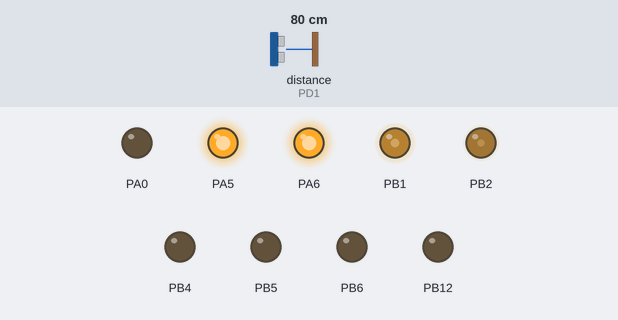
The program below on a simulated STM32 Black Pill. On the bench: output pins drawn as LEDs (lit = HIGH). Wiring (inferred from the names in the program): VL53L0X range finder at I2C address 0x29. Inputs (shaded band) come from the test bench; at power-on: distance to the obstacle (sensor on PD1) 80 cm.

Above: at 0.1 s.
Timing chart, 0 to 3.0 s (numbered marks = the images above):
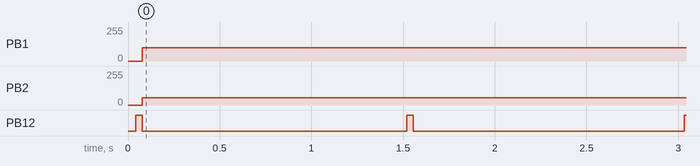

The program:

main.cpp
```cpp
#include <Arduino.h>

#define RIGHT 0
#define LEFT 1

#include "./kit/IO-Kit.h"
Output ledToggle = Output(PA0);
Output ledBuiltin = Output(PB12);

const int PushDeg[2] = {-38, 38};
const int PullDeg[2] = {40, -40};
Output servo[2] = {Output(PB2), Output(PB1)};
bool isPushing[2] = {true, true};

const int PwmFreq = 200;

#include <Wire.h>
TwoWire wireBus1(PB9, PB8);
TwoWire wireBus2(PB3, PB10);

#include "./device/distanceSensor.h"
DistanceSensor tof(&wireBus1);

#include "./device/floorSensor.h"
FloorSensor floorSensor[2] = {FloorSensor(&wireBus2), FloorSensor(&wireBus1)};

#include "./device/encoder.h"
Encoder enc;

HardwareSerial uartForDebug(PA10, PA9);
HardwareSerial uart2(PA3, PA2);

const bool uartForDebugEnable = true;

int degToPulse(int deg) {
    const int Neutral = 1500;
    const int Range = 1000;

    return map(map(deg, -90, 90, Neutral - Range, Neutral + Range), 0, 5000, 0,
               255);
}

void uartRead(void) {
    // serial
    if (uart2.available() >= 8) {
        int checkDegit = 0;
        char data[6] = {0};

        if (uart2.read() == 'P') {
            if (uart2.read() == 'W') {
                for (int i = 0; i < 6; i++) {
                    data[i] = uart2.read();
                    checkDegit += data[i];
                }

                isPushing[RIGHT] = (data[0] == 1);
                isPushing[LEFT] = (data[1] == 1);

                ledToggle <<= data[2];

                uint8_t color[3] = {0};
                for (int i = 0; i < 3; i++) {
                    color[i] = data[i + 3];
                }

                enc.show(color);
            }
        }

        while (uart2.available() > 0) {
            uart2.read();
        }
    }
}

void uartWrite(void) {
    uart2.write('B');
    uart2.write('T');

    uart2.write(highByte(floorSensor[0].clear));
    uart2.write(lowByte(floorSensor[0].clear));

    for (int i = 0; i < 3; i++) {
        uart2.write(highByte(floorSensor[0].rgb[i]));
        uart2.write(lowByte(floorSensor[0].rgb[i]));
    }

    uart2.write(highByte(floorSensor[1].clear));
    uart2.write(lowByte(floorSensor[1].clear));

    for (int i = 0; i < 3; i++) {
        uart2.write(highByte(floorSensor[1].rgb[i]));
        uart2.write(lowByte(floorSensor[1].rgb[i]));
    }

    uart2.write(highByte(tof.val[RIGHT]));
    uart2.write(lowByte(tof.val[RIGHT]));

    uart2.write(highByte(tof.val[LEFT]));
    uart2.write(lowByte(tof.val[LEFT]));
}

void setup(void) {
    uartForDebug.begin(115200);
    uart2.begin(115200);

    wireBus1.begin();
    wireBus2.begin();

    tof.init();
    floorSensor[0].init();
    floorSensor[1].init();

    enc.bootIllumination(0);

    analogWriteFrequency(PwmFreq);
}

void loop(void) {
    // status LED
    bool chirp = ((millis() / 50) % 30 == 0);
    ledBuiltin = chirp;

    // read
    enc.read();

    tof.read();
    floorSensor[0].read();
    floorSensor[1].read();

    // serial
    uartRead();
    uartWrite();

    // write
    for (int id = 0; id < 2; id++) {
        if (isPushing[id]) {
            servo[id] <<= degToPulse(PushDeg[id]);
        } else {
            servo[id] <<= degToPulse(PullDeg[id]);
        }
    }

    // SERIAL DEBUG
    if (!uartForDebugEnable) {
        return;
    }

    uartForDebug.print("ToF|\t");
    for (int i = 0; i < 2; i++) {
        uartForDebug.print(tof.val[i]);
        uartForDebug.print("\t");
    }

    for (int tcsSelecter = 0; tcsSelecter < 2; tcsSelecter++) {
        uartForDebug.print("TCS| clear\t");
        uartForDebug.print(floorSensor[tcsSelecter].clear);
        uartForDebug.print("\tRGB:\t");
        for (int i = 0; i < 3; i++) {
            uartForDebug.print(floorSensor[tcsSelecter].rgb[i]);
            uartForDebug.print("\t");
        }
    }

    static unsigned long lastTime = millis();
    uartForDebug.print("Period: ");
    uartForDebug.print((millis() - lastTime));

    lastTime = millis();

    uartForDebug.println();
}
```

distanceSensor.cpp
```cpp
#include "distanceSensor.h"

DistanceSensor::DistanceSensor(TwoWire* _wirePtr) {
    this->wirePtr = _wirePtr;

    for (int i = 0; i < Quantity; i++) {
        xshutPin[i] = LOW;
    }

    _wirePtr->setClock(400000);
}

bool DistanceSensor::init(void) {
    for (int i = 0; i < Quantity; i++) {
        xshutPin[i] = HIGH;
        delay(10);

        vl53l0x[i].setBus(wirePtr);
        vl53l0x[i].setTimeout(100);
        vl53l0x[i].setAddress(FirstAddr + i);

        if (!vl53l0x[i].init()) {
            return false;
        }

        vl53l0x[i].setSignalRateLimit(0.1);
        vl53l0x[i].setVcselPulsePeriod(VL53L0X::VcselPeriodPreRange, 18);
        vl53l0x[i].setVcselPulsePeriod(VL53L0X::VcselPeriodFinalRange, 14);

        vl53l0x[i].setMeasurementTimingBudget(20000);  // 高速化
        vl53l0x[i].startContinuous();

        // vl53l0x[i].setMeasurementTimingBudget(20000);  // 高速化
        //    distanceSensor[i].setMeasurementTimingBudget(200000);//精度重視

        //    distanceSensor[i].setMeasurementTimingBudget(50000);
    }

    return true;
}

bool DistanceSensor::read(void) {
    // for (int i = 0; i < Quantity; i++) {
    //     val[i] = vl53l0x[i].readRangeContinuousMillimeters();
    // }
    val[1] = vl53l0x[1].readRangeContinuousMillimeters();

    return true;
}
```

distanceSensor.h
```cpp
#ifndef _DISTANCESENSOR_H_
#define _DISTANCESENSOR_H_

#include <Arduino.h>
#include <VL53L0X.h>

#include "../kit/IO-Kit.h"

class DistanceSensor {
   private:
    static const int Quantity = 2;
    const int FirstAddr = 0x30;

    VL53L0X vl53l0x[Quantity];
    TwoWire* wirePtr;

    Output xshutPin[Quantity] = {Output(PA5), Output(PA6)};

   public:
    DistanceSensor(TwoWire* _wirePtr);

    bool init(void);
    bool read(void);

    int val[Quantity] = {0};
};
#endif  // _DISTANCESENSOR_H_
```

encoder.cpp
```cpp
#include "encoder.h"

Encoder::Encoder(void) {
    show(White);
}

void Encoder::bootIllumination(int startupTime) {
    // while (millis() <= startupTime - 1000) {
    // }

    // for (double i = 1.0; i >= 0.0; i -= 0.01) {
    //     show(White, Cyan, i, 255);
    //     delay(5);
    // }

    show(White, 255);
}

void Encoder::show(const uint8_t color[3], const uint8_t brightness) {
    for (int i = 0; i < 3; i++) {
        encRGB[i] <<= 255 - (color[i] * brightness / 255);
    }
}

void Encoder::show(const uint8_t color1[3], const uint8_t color2[3],
                   const double proportion, const uint8_t brightness) {
    int color[3];
    for (int i = 0; i < 3; i++) {
        color[i] = color1[i] * proportion + color2[i] * (1 - proportion);
        encRGB[i] <<= 255 - (color[i] * brightness / 255);
    }
}

void Encoder::read(void) {
    // NOTE: プログラムかけ

    // static bool isFixed = true;

    // if (encAB[0] && encAB[1] && !isFixed) {
    //     // encAB[0] = digitalRead(ENCODER_A);
    //     if (encAB[0] == encAB[1]) {
    //         isFixed = false;
    //     }
    // }
}
```

encoder.h
```cpp
#ifndef _ENCODER_H_
#define _ENCODER_H_

#include <Arduino.h>
#include "../kit/IO-Kit.h"

class Encoder {
   private:
    Output encRGB[3] = {Output(PB4), Output(PB5), Output(PB6)};

    int8_t state;
    int8_t prevState;

   public:
    Encoder(void);

    void bootIllumination(int startupTime);
    void read(void);
    void show(const uint8_t color[3], const uint8_t brightness = 255);
    void show(const uint8_t color1[3], const uint8_t color2[3],
              const double proportion = 0.5, const uint8_t brightness = 255);

    const uint8_t Cyan[3] = {0, 200, 255};
    const uint8_t White[3] = {255, 255, 255};
    const uint8_t Blue[3] = {0, 0, 255};

    int rotation = 0;

    Input isPressed = Input(PB7);

    Input encAB[2] = {Input(PA14), Input(PA15)};
};

#endif  // _ENCODER_H_
```

floorSensor.cpp
```cpp
#include "floorSensor.h"

FloorSensor::FloorSensor(TwoWire* _wirePtr) {
    this->wirePtr = _wirePtr;
}

void FloorSensor::init(void) {
    // ID
    wirePtr->beginTransmission(Addr);
    wirePtr->write(0b10000000 | 0x12);
    wirePtr->endTransmission(false);
    wirePtr->requestFrom(Addr, 1);
    if (wirePtr->available()) {
        id = wirePtr->read();
    }

    // 積分時間
    wirePtr->beginTransmission(Addr);
    wirePtr->write(0b10000000 | 0x01);
    wirePtr->write(Exposure);
    wirePtr->endTransmission();

    // ゲイン
    wirePtr->beginTransmission(Addr);
    wirePtr->write(0b10000000 | 0x0F);
    wirePtr->write(Gain);
    wirePtr->endTransmission();

    // Enable
    const uint8_t EnableCommand = 0b00000011;  // 無効: 割り込み,待機 有効:ADC,電源ON
    wirePtr->beginTransmission(Addr);
    wirePtr->write(0b10000000 | 0x00);
    wirePtr->write(EnableCommand);
    wirePtr->endTransmission();

    delay(10);
}

void FloorSensor::read(void) {
    wirePtr->beginTransmission(Addr);
    wirePtr->write(0b10100000 | 0x14);
    wirePtr->endTransmission(false);
    wirePtr->requestFrom(Addr, 8);

    uint8_t crgb[8] = {0};
    if (wirePtr->available() >= 7) {
        for (int i = 0; i < 8; i++) {
            crgb[i] = wirePtr->read();
        }
    }

    clear = crgb[0] | crgb[1] << 8;
    for (int i = 0; i < 3; i++) {
        rgb[i] = crgb[i * 2 + 2] | crgb[i * 2 + 3] << 8;
    }
}
```

floorSensor.h
```cpp
#ifndef _FLOOR_SENSOR_H_
#define _FLOOR_SENSOR_H_

#include <Arduino.h>
#include <Wire.h>

/**
 * 積分時間
 * 0xFF cycle   1   2.4ms
 * 0xF6 cycle  10   24ms
 * 0xD5 cycle  42   101ms
 * 0xC0 cycle  64   156ms
 * 0x00 cycle 256   700ms
 *
 * ゲイン
 * 0x00   1
 * 0x01   4
 * 0x10  16
 * 0x11  60
 */

class FloorSensor {
   private:
    static const char Addr = 0x29;
    TwoWire* wirePtr;

    const uint8_t Exposure = 0xF6;
    const uint8_t Gain = 0x11;

   public:
    FloorSensor(TwoWire* _wirePtr);
    void init(void);
    void read();

    uint8_t id;
    uint16_t clear;
    uint16_t rgb[3];
};

#endif  // _FLOOR_SENSOR_H_
```

IO-Kit.cpp
```cpp
#include "IO-Kit.h"

Output::Output(int pin) {
    this->_pinNumber = pin;
    pinMode(this->_pinNumber, OUTPUT);
}

void Output::set(bool val) {
#ifdef _STM32_DEF_
    if (!this->_pwmExp) {
        digitalWrite(this->_pinNumber, val);
    } else {
        analogWrite(this->_pinNumber, val * 255);
    }
#else
    digitalWrite(this->_pinNumber, val);
#endif

    this->_pinStatus = val * 255;
}

void Output::setPWM(int val) {
    analogWrite(this->_pinNumber, val);
    this->_pinStatus = val;

#ifdef _STM32_DEF_
    if (!this->_pwmExp) {
        this->_pwmExp = true;
    }
#endif
}

float Output::operator=(float val) {
    val = constrain(val, 0.0, 1.0);
    if (val == 1.0 || val == 0.0) {
        this->set(bool(val));
    } else {
        this->setPWM(round(val * 255));
    }
    return val;
}

int Output::operator<<=(int val) {
    this->setPWM(val);
    return val;
}

Output::operator float() {
    return _pinStatus / 255.0;
}

byte Output::raw(void) {
    return this->_pinStatus;
}

Input::Input(int pin) {
    this->_pinNumber = pin;
    pinMode(this->_pinNumber, INPUT);
}

Input::Input(int pin, bool pullup) {
    this->_pinNumber = pin;
    if (pullup) {
        pinMode(this->_pinNumber, INPUT_PULLUP);
    } else {
        pinMode(this->_pinNumber, INPUT);
    }
}

bool Input::digital(void) {
    return digitalRead(this->_pinNumber);
}

float Input::analog(void) {
    return float(analogRead(this->_pinNumber)) / 1023.0;
}

int Input::raw(void) {
    return analogRead(this->_pinNumber);
}

Input::operator bool() {
    return digital();
}
```

IO-Kit.h
```cpp
#ifndef _IOKIT_H_
#define _IOKIT_H_

#include "Arduino.h"

#define PULLUP 1
#define OPEN 0

class Output {
   public:
    Output(int pin);

    float operator=(float val);
    int operator<<=(int val);

    byte raw(void);

    operator float();

    void setPWM(int val);

   private:
    int _pinNumber;
    byte _pinStatus;

    void set(bool val);

#ifdef _STM32_DEF_
    bool _pwmExp = false;
#endif
};

class Input {
   public:
    Input(int pin);
    Input(int pin, bool pullup);

    bool digital(void);
    float analog(void);
    int raw(void);

    operator bool();

   private:
    int _pinNumber;
    byte _pinStatus;
};

#endif
```

RTOS-Kit.cpp
```cpp
#include "RTOS-Kit.h"

RTOS_Kit::RTOS_Kit() {
}

void RTOS_Kit::create(TaskFunction_t funcPtr, int priority) {
    for (int i = 0; i < maximumAppCount; i++) {
        if (funcPtrArray[i] == NULL) {
            funcPtrArray[i] = funcPtr;
            priorityArray[i] = priority;

            xTaskCreate(funcPtrArray[i], "app", 512, NULL, priority,
                        &handlerArray[i]);
            vTaskSuspend(handlerArray[i]);

            break;
        }
    }
}

void RTOS_Kit::start(TaskFunction_t funcPtr) {
    for (int i = 0; i < maximumAppCount; i++) {
        if (funcPtrArray[i] == funcPtr) {
            vTaskResume(handlerArray[i]);

            break;
        }
    }
}

void RTOS_Kit::restart(TaskFunction_t funcPtr) {
    for (int i = 0; i < maximumAppCount; i++) {
        if (funcPtrArray[i] == funcPtr) {
            vTaskDelete(handlerArray[i]);
            xTaskCreate(funcPtrArray[i], "app", 512, NULL, priorityArray[i],
                        &handlerArray[i]);
            vTaskResume(handlerArray[i]);

            break;
        }
    }
}

void RTOS_Kit::stop(TaskFunction_t funcPtr) {
    for (int i = 0; i < maximumAppCount; i++) {
        if (funcPtrArray[i] == funcPtr) {
            vTaskSuspend(handlerArray[i]);

            break;
        }
    }
}

void RTOS_Kit::startRTOS(void) {
    vTaskStartScheduler();
}

void RTOS_Kit::delay(unsigned long ms) {
    vTaskDelay(ms/portTICK_RATE_MS);
}

RTOS_Kit app;
```

RTOS-Kit.h
```cpp
#ifndef _RTOSKIT_H_
#define _RTOSKIT_H_

#include "Arduino.h"

#include <STM32FreeRTOS.h>

#define App void *rtosKit
#define maximumAppCount 30

#define firstPriority 4
#define secondPriority 3
#define defaultPriority 2
#define lowPriority 1

class RTOS_Kit {
   public:
    RTOS_Kit();
    void create(TaskFunction_t funcPtr, int priority = defaultPriority);
    void start(TaskFunction_t funcPtr);
    void stop(TaskFunction_t funcPtr);
    void restart(TaskFunction_t funcPtr);

    void startRTOS(void);
    void delay(unsigned long ms);

    int mainAppNumber  = 0;
    int priorityArray[maximumAppCount];

    TaskFunction_t funcPtrArray[maximumAppCount];
    TaskHandle_t handlerArray[maximumAppCount];
   private:
};

extern RTOS_Kit app;

#endif
```

Measured:
- by itself, PB1: 0/255 → 98/255 at 0.08 s
- by itself, PB2: 0/255 → 54/255 at 0.08 s
- by itself, PB12: alternates HIGH for 0.04 s and LOW for 1.4 s
